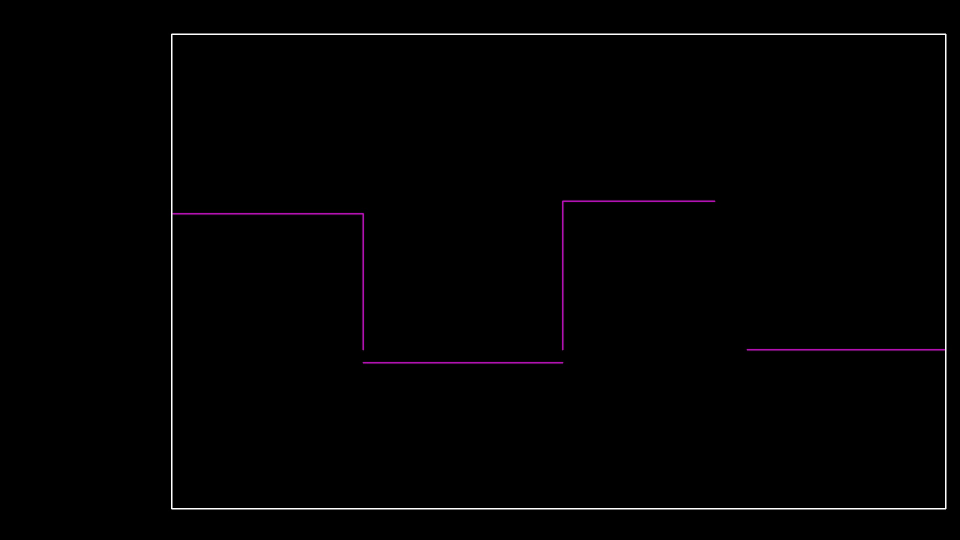
#> input picture temp_v/lines.jpg, 1920 x 1080 px (shown at 1/2 size)
$ python test3.py
#> lines starting #> are read from the running program, lines starting #| are printed output that depends on the picture; after the words box and inside, x2 and y2 are one past the last pixel; in counts of white or black regions, pixels touching at a corner belong together
import cv2
import numpy as np
import time
from matplotlib import pyplot as plt
from operator import itemgetter
import statistics

# split dict at gaps with a min size
def split_dict_at_gaps(input, min_gap_size, key):
	input = sorted(input, key=itemgetter(key))
	groups = []
	for i in range(len(input)):
		if groups:
			x = input[i][key]
			if abs(groups[-1][-1][key] - x) < min_gap_size:
				groups[-1].append(input[i])
			else:
				groups.append([input[i]])
		else:
			groups.append([input[i]])
	return groups

# PARAMETERS
img_path = 'lines.jpg'

edges_lower_thresh = 50
edges_upper_thresh = 0

lines_1 = 1
lines_2 = 3.141/300
lines_3 = 80
lines_4 = 120
lines_5 = 3

x_max_gap_x = 50
x_max_gap_y = 300

y_min_gap_y = 50

min_group_size = 7

# load images
img = cv2.imread(img_path)
#> img is the input picture: shape (1080, 1920, 3); mean B, G, R 2.4, 1.9, 2.4

# transform
unperspective_lines = img.copy()
rows,cols,ch = unperspective_lines.shape
#> rows = 1080; cols = 1920; ch = 3
#					TOP-L	  TOP-R		 DOWN-R		  DOWN-L
pts1 = np.float32([[540, 0], [1500, 0], [0, 1080],   [1920, 1080]])
pts2 = np.float32([[340, 0], [1920, 0], [540, 1263], [1550, 1300]])
M = cv2.getPerspectiveTransform(pts1,pts2)
img = cv2.warpPerspective(unperspective_lines,M,(1920,1080))
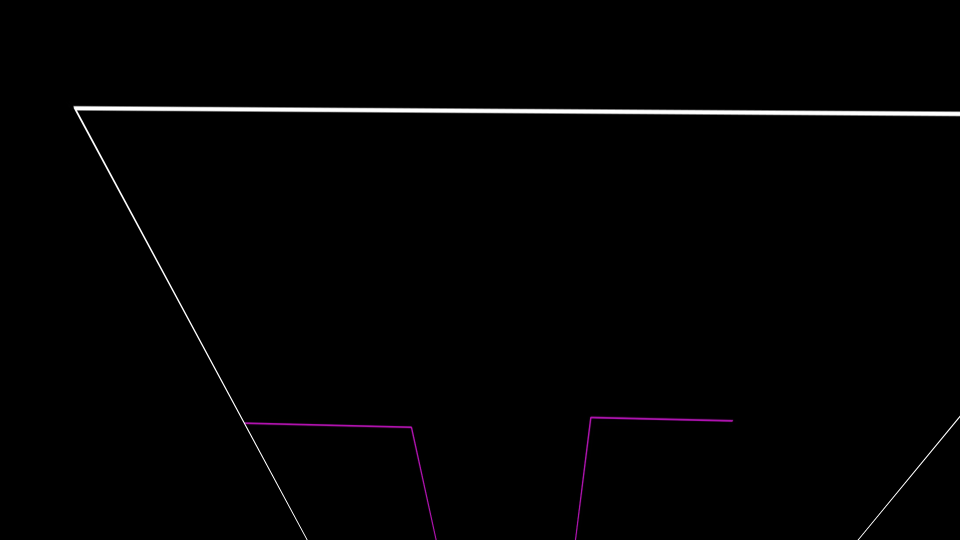
#> img: shape (1080, 1920, 3) (shown at 1/2 size); mean B, G, R 2.6, 2.3, 2.6

# create images
gray = cv2.cvtColor(img, cv2.COLOR_BGR2GRAY)
edges = cv2.Canny(gray, edges_lower_thresh, edges_upper_thresh)
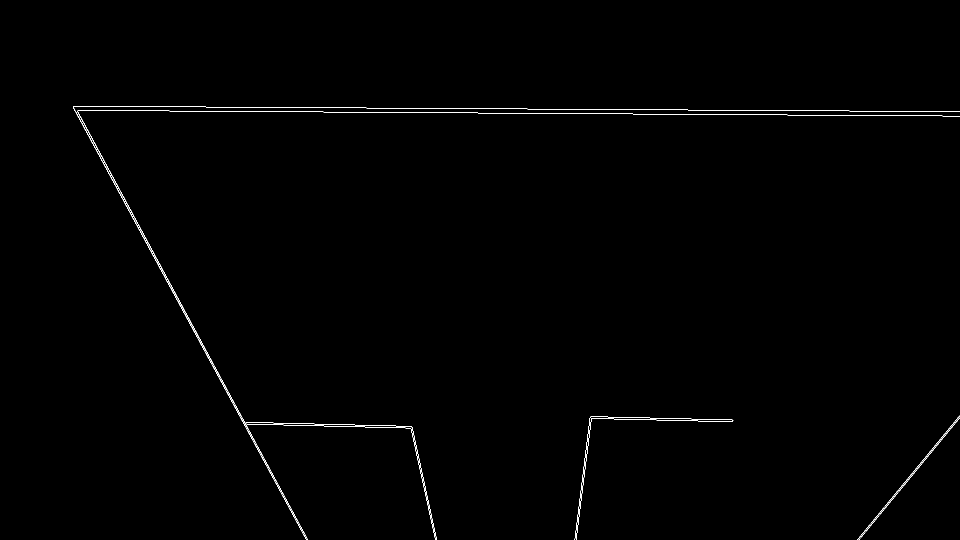
#> edges: shape (1080, 1920) (shown at 1/2 size); 0.43% white in thin lines or dots, all inside (x1, y1, x2, y2) = (147, 212, 1920, 1080)
lines = cv2.HoughLinesP(edges, lines_1, lines_2, lines_3, lines_4, lines_5)
#> lines = 108 rows, first 6: [155, 223, 503, 871], [405, 695, 409, 702], [410, 703, 429, 739], [286, 473, 405, 694], [647, 224, 699, 224], [1699, 222, 1859, 222]

# unpack lines
n_lines = []
for i in lines:
	for e in i:
		x1, y1, x2, y2 = e
		n_lines.append((x1, y1, x2, y2))
#> this loop made 108 passes
#> i on passes 1 to 12: [[155, 223, 503, 871]], [[405, 695, 409, 702]], [[410, 703, 429, 739]], [[286, 473, 405, 694]], [[647, 224, 699, 224]], [[1699, 222, 1859, 222]], [[184, 221, 338, 221]], [[843, 216, 893, 216]], [[1575, 230, 1645, 230]], [[1715, 1078, 1833, 936]], [[1111, 227, 1174, 227]], [[982, 217, 1054, 217]]
#> after the loop, n_lines = 108 items, first 6: (155, 223, 503, 871), (405, 695, 409, 702), (410, 703, 429, 739), (286, 473, 405, 694), (647, 224, 699, 224), (1699, 222, 1859, 222)
lines = n_lines
#> lines has the same summary as n_lines

# sort lines by direction
lines_x = []
lines_y = []
for line in lines:
	x1,y1,x2,y2 = line
	if abs(x1-x2) > abs(y1-y2):
		lines_x.append((x1, y1, x2, y2))
	else:
		lines_y.append((x1, y1, x2, y2))
#> this loop made 108 passes
#> after the loop, lines_x = 45 items, first 6: (647, 224, 699, 224), (1699, 222, 1859, 222), (184, 221, 338, 221), (843, 216, 893, 216), (1575, 230, 1645, 230), (1111, 227, 1174, 227); lines_y = 63 items, first 6: (155, 223, 503, 871), (405, 695, 409, 702), (410, 703, 429, 739), (286, 473, 405, 694), (1715, 1078, 1833, 936), (1167, 961, 1173, 908)


# group x-lines
final_lines_x = []

# split on y-axis
grouped_x = split_dict_at_gaps(lines_x, x_max_gap_x, 1)
#> in split_dict_at_gaps, `input = sorted(input, key=itemgetter(key))`: input = 45 items, first 6: (176, 212, 250, 212), (251, 213, 411, 213), (491, 214, 571, 214), (572, 215, 732, 215), (843, 216, 893, 216), (780, 216, 842, 216)
#> the loop in split_dict_at_gaps, `for i in range(len(input)):` made 45 passes
#> x on passes 2 to 13: 213, 214, 215, 216, 216, 217, 218, 219, 220, 220, 221, 222
#> after the loop in split_dict_at_gaps, `for i in range(len(input)):`: groups = 2 items
#> grouped_x = 2 items

# remove too small groups
n_grouped_x = []
for g in grouped_x:
	if len(g) > min_group_size:
		n_grouped_x.append(g)
#> this loop made 2 passes
#> after the loop, n_grouped_x = 2 items
grouped_x = n_grouped_x

# split on x-axis
n_grouped_x = []
for group in grouped_x:
	t_group = sorted(group, key=itemgetter(0))
	n_group = []
	last0 = -x_max_gap_y*10
	for e in t_group:
		x1,y1,x2,y2 = e
		if abs(last0-x1) > x_max_gap_y:
			n_group.append([e])
		else:
			n_group[-1].append(e)
		last0 = x2
	n_grouped_x.append(n_group)
#> this loop made 2 passes
grouped_x = n_grouped_x

# remove too small groups
n_grouped_x = []
for g in grouped_x:
	for e in g:
		if len(e) > min_group_size:
			n_grouped_x.append(e)
#> after the loop, n_grouped_x = 3 items
grouped_x = n_grouped_x
#> grouped_x = 3 items

# create group-lines
for i in range(len(grouped_x)):
	mipt = min(grouped_x[i], key=itemgetter(0))
	mapt = max(grouped_x[i], key=itemgetter(0))
	my = sorted(grouped_x[i], key=itemgetter(1))[int(len(grouped_x[i])/2)][1]

	l_start = mipt[0]
	l_len = abs(mipt[0]-mapt[0])

	final_lines_x.append((l_start, my, l_start+l_len, my))
#> this loop made 3 passes
#> (mipt, mapt, my, l_start, l_len) on passes 1 to 3: ((176, 212, 250, 212), (1808, 231, 1884, 231), 222, 176, 1632), ((493, 848, 525, 848), (792, 852, 819, 852), 850, 493, 299), ((1190, 837, 1227, 837), (1438, 843, 1464, 843), 838, 1190, 248)
#> after the loop, final_lines_x = [(176, 222, 1808, 222), (493, 850, 792, 850), (1190, 838, 1438, 838)]

# group y-lines
final_lines_y = []

# split on x-axis
grouped_y = split_dict_at_gaps(lines_y, y_min_gap_y, key=2)
#> the loop in split_dict_at_gaps (call 2), `for i in range(len(input)):` made 63 passes
#> x on passes 2 to 13: 204, 207, 225, 236, 238, 242, 251, 266, 405, 409, 429, 503
#> grouped_y = 8 items

# remove too small groups
n_grouped_y = []
for g in grouped_y:
	if len(g) > min_group_size:
		n_grouped_y.append(g)
#> this loop made 8 passes
#> g on passes 1, 7, 8: [(148, 219, 150, 222)], [(1715, 1078, 1833, 936)], [(1718, 1079, 1918, 837), (1831, 937, 1919, 831)]
#> after the loop, n_grouped_y = 4 items
grouped_y = n_grouped_y
#> grouped_y = 4 items

# create group-lines
for i in range(len(grouped_y)):
	min_x = min(grouped_y[i], key=itemgetter(0))
	max_x = max(grouped_y[i], key=itemgetter(0))
	min_y = min(grouped_y[i], key=itemgetter(1))[1]
	max_y = max(grouped_y[i], key=itemgetter(3))[3]

	if min_x[1] > max_x[1]:
		o_min_x = min_x[0]
		min_x = max_x[0]
		max_x = o_min_x
	else:
		min_x = min_x[0]
		max_x = max_x[0]

	final_lines_y.append((min_x,min_y, max_x, max_y))
#> this loop made 4 passes
#> (min_y, max_y, o_min_x) on pass 4: (899, 1070, 1149)
#> (min_y, max_y) on passes 1 to 3: (223, 437), (223, 1069), (856, 1067)
#> after the loop, final_lines_y = [(151, 223, 262, 437), (155, 223, 607, 1069), (821, 856, 869, 1067), (1175, 899, 1149, 1070)]; o_min_x = 1149

# make lines straight
n_final_lines_y = []
for i in final_lines_y:
	x1, y1, x2, y2 = i
	x2 = x1
	n_final_lines_y.append((x1, y1, x2, y2))
#> this loop made 4 passes
#> (i, x1, y1, y2) on passes 1 to 4: ((151, 223, 262, 437), 151, 223, 437), ((155, 223, 607, 1069), 155, 223, 1069), ((821, 856, 869, 1067), 821, 856, 1067), ((1175, 899, 1149, 1070), 1175, 899, 1070)
#> after the loop, n_final_lines_y = [(151, 223, 151, 437), (155, 223, 155, 1069), (821, 856, 821, 1067), (1175, 899, 1175, 1070)]
final_lines_y = n_final_lines_y
#> final_lines_y has the same summary as n_final_lines_y


# get outer lines
t_line_y_min = min(final_lines_y, key=itemgetter(0))
#> t_line_y_min = (151, 223, 151, 437)
t_line_y_max = max(final_lines_y, key=itemgetter(2))
#> t_line_y_max = (1175, 899, 1175, 1070)
final_lines_y.remove(t_line_y_min)
final_lines_y.remove(t_line_y_max)

t_line_x_min = min(final_lines_x, key=itemgetter(1))
#> t_line_x_min = (176, 222, 1808, 222)
t_line_x_max = max(final_lines_x, key=itemgetter(3))
#> t_line_x_max = (493, 850, 792, 850)
final_lines_x.remove(t_line_x_min)
final_lines_x.remove(t_line_x_max)

line_y_min = (t_line_y_min[0], t_line_x_min[1], t_line_y_min[2], t_line_x_max[3])
#> line_y_min = (151, 222, 151, 850)
line_y_max = (t_line_y_max[0], t_line_x_min[1], t_line_y_max[2], t_line_x_max[3])
#> line_y_max = (1175, 222, 1175, 850)
line_x_min = (t_line_y_min[0], t_line_x_min[1], t_line_y_max[2], t_line_x_min[3])
#> line_x_min = (151, 222, 1175, 222)
line_x_max = (t_line_y_min[0], t_line_x_max[1], t_line_y_max[2], t_line_x_max[3])
#> line_x_max = (151, 850, 1175, 850)

outer_lines = [
	line_x_min,
	line_x_max,
	line_y_min,
	line_y_max
]
#> outer_lines = [(151, 222, 1175, 222), (151, 850, 1175, 850), (151, 222, 151, 850), (1175, 222, 1175, 850)]

# correct inner lines
# lines close to the border (x only)
nf_x = []

min_marg = 300
for line in final_lines_x:
	x1, y1, x2, y2 = line
	if abs(x1-line_y_min[0]) < min_marg:
		x1 = line_y_min[0]
	if abs(x2-line_y_max[0]) < min_marg:
		x2 = line_y_max[0]
	nf_x.append((x1, y1, x2, y2))
#> this loop made 1 pass
#> (line, y1, y2) on pass 1: ((1190, 838, 1438, 838), 838, 838)
#> after the loop, nf_x = [(1190, 838, 1175, 838)]
final_lines_x = nf_x
#> final_lines_x = [(1190, 838, 1175, 838)]


# match y-lines to y-points of x-lines (y only)
y_points = []

for line in final_lines_x:
	y_points.append(line[1])
#> this loop made 1 pass
#> after the loop, y_points = [838]

nf_y = []

for line in final_lines_y:
	x1, y1, x2, y2 = line

	y1 = min(y_points, key=lambda x:abs(x-y1))
	y2 = min(y_points, key=lambda x:abs(x-y2))

	nf_y.append((x1, y1, x2, y2))
#> this loop made 2 passes
#> (line, x1, y1, x2, y2) on passes 1 to 2: ((155, 223, 155, 1069), 155, 838, 155, 838), ((821, 856, 821, 1067), 821, 838, 821, 838)
#> after the loop, nf_y = [(155, 838, 155, 838), (821, 838, 821, 838)]

final_lines_y = nf_y
#> final_lines_y = [(155, 838, 155, 838), (821, 838, 821, 838)]

# same for x (test)
x_points = []
x_points.append(line_y_min[0])
x_points.append(line_y_max[0])

for line in final_lines_y:
	x_points.append(line[0])
#> this loop made 2 passes
#> after the loop, x_points = [151, 1175, 155, 821]

for i in range(len(final_lines_x)):
	x1, y1, x2, y2  = final_lines_x[i]

	x1 = min(x_points, key=lambda x:abs(x-x1))
	x2 = min(x_points, key=lambda x:abs(x-x2))

	nf_x.append((x1, y1, x2, y2))
#> this loop made 1 pass
#> (x1, y1, x2, y2) on pass 1: (1175, 838, 1175, 838)
#> after the loop, nf_x = [(1190, 838, 1175, 838), (1175, 838, 1175, 838)]

final_lines_x = nf_x
#> final_lines_x = [(1190, 838, 1175, 838), (1175, 838, 1175, 838)]


# more correction
 ##########
############
### TODO ###
############
 ##########

# create nav grid - segmentate
y_parts = 0
x_parts = 0

x_s = []
y_s = []


# draw
l = np.zeros(img.shape, dtype=np.uint8)

for i in final_lines_y:
	x1, y1, x2, y2 = i
	cv2.line(l, (x1,y1), (x2,y2), (200, 0, 200), 2)
#> this loop made 2 passes

for i in final_lines_x:
	x1, y1, x2, y2 = i
	cv2.line(l, (x1,y1), (x2,y2), (200, 0, 200), 2)
#> this loop made 2 passes
#> l: shape (1080, 1920, 3); mean of channels 0, 1, 2 0, 0, 0

cv2.line(l, line_y_min[:2], line_y_min[2:], (255, 255, 255), 2)
cv2.line(l, line_y_max[:2], line_y_max[2:], (255, 255, 255), 2)
cv2.line(l, line_x_min[:2], line_x_min[2:], (255, 255, 255), 2)
cv2.line(l, line_x_max[:2], line_x_max[2:], (255, 255, 255), 2)
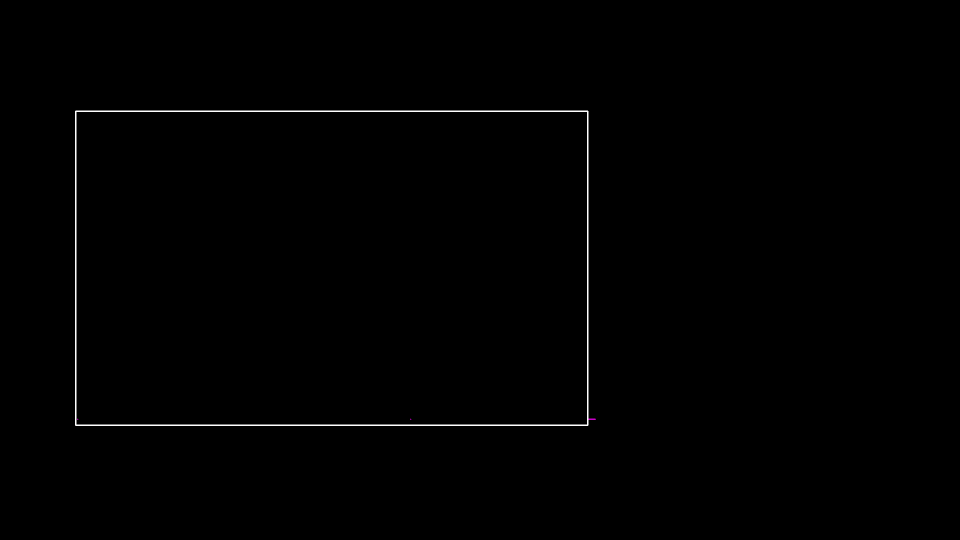
#> l: shape (1080, 1920, 3) (shown at 1/2 size); mean of channels 0, 1, 2 1.2, 1.2, 1.2; drawn as B, G, R


cv2.imwrite('image2.jpg',img)
cv2.imwrite('lines2.jpg',l)
cv2.imwrite('edges2.jpg',edges)
